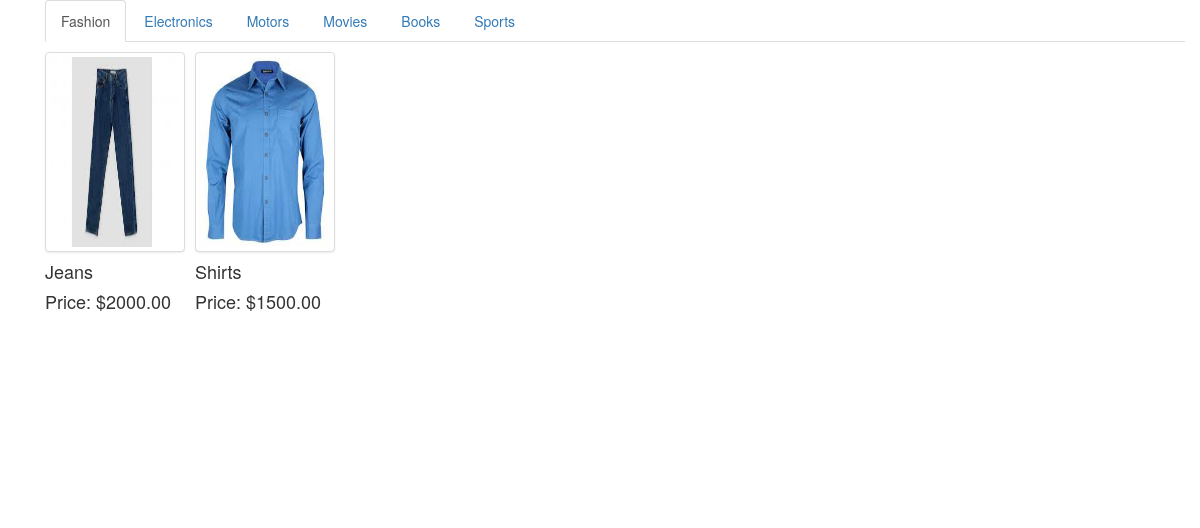
The page / on the database its author committed.
### tables this page shows
CREATE TABLE `categories` (
  `id` int(11) NOT NULL,
  `name` varchar(256) NOT NULL
);

CREATE TABLE `category_products` (
  `id` int(11) NOT NULL,
  `cat_id` int(11) NOT NULL,
  `p_name` varchar(255) NOT NULL,
  `p_image` varchar(255) NOT NULL,
  `price` float(10,2) NOT NULL,
  `status` tinyint(1) NOT NULL DEFAULT 1
);

### index.php (the view, shortened to what this page needs)
<?php
include_once("db_connect.php");
$category_sql = "SELECT id, name FROM categories LIMIT 10";
$resultset = mysqli_query($conn, $category_sql) or die("database error:" . mysqli_error($conn));
$active_class = 0;
$category_html = '';
$product_html = '';
while ($category = mysqli_fetch_assoc($resultset)) {
	$current_tab = "";
	$current_content = "";
	if (!$active_class) {
		$active_class = 1;
		$current_tab = 'active';
		$current_content = 'in active';
	}
	$category_html .= '<li class="' . $current_tab . '"><a href="#' . $category['id'] . '" data-toggle="tab">' .
		$category['name'] . '</a></li>';
	$product_html .= '<div id="' . $category["id"] . '" class="tab-pane fade ' . $current_content . '">';
	$product_sql = "SELECT cat_id, p_name, p_image, price FROM category_products WHERE cat_id = " . $category["id"];
	$product_results = mysqli_query($conn, $product_sql) or die("database error:" . mysqli_error($conn));
	if (!mysqli_num_rows($product_results)) {
		$product_html .=  '<h1>No product !!!</h1>';
	}
	while ($product = mysqli_fetch_assoc($product_results)) {
		$product_html .= '<div class="col-md-3 product">';
		$product_html .= '<img src="images/' . $product["p_image"] . '" class="img-responsive img-thumbnail product_image" />';
		$product_html .=  '<h4>' . $product["p_name"] . '</h4>';
		$product_html .=  '<h4>Price: $' . $product["price"] . '</h4>';
		$product_html .=  '</div>';
	}
	$product_html .=  '<div class="clear_both"></div></div>';
}
?>
<!DOCTYPE html>
<html>
<head>
	<link rel="stylesheet" href="https://maxcdn.bootstrapcdn.com/bootstrap/3.3.5/css/bootstrap.min.css">
	<link rel="stylesheet" href="https://maxcdn.bootstrapcdn.com/bootstrap/3.3.5/css/bootstrap-theme.min.css">
</head>
<body class="">
	<div class="container" style="min-height:500px;">
		<div class="container">
			<ul class="nav nav-tabs">
				<?php echo $category_html; ?>
			</ul>
			<div class="tab-content">
				<?php echo $product_html; ?>
			</div>
		</div>
</body>
</html>

### index.php (style rules this page uses)
.product { width: 150px; padding: 0px 10px 0px 0px; margin-top: 10px; }
.product_image { width: 200px; height: 200px; }

### rows shown on the page
categories: name "Fashion"
categories: name "Electronics"
categories: name "Motors"
categories: name "Movies"
categories: name "Books"
categories: name "Sports"
category_products: p_image (picture), p_name "Jeans", price "2000.00"
category_products: p_image (picture), p_name "Shirts", price "1500.00"
